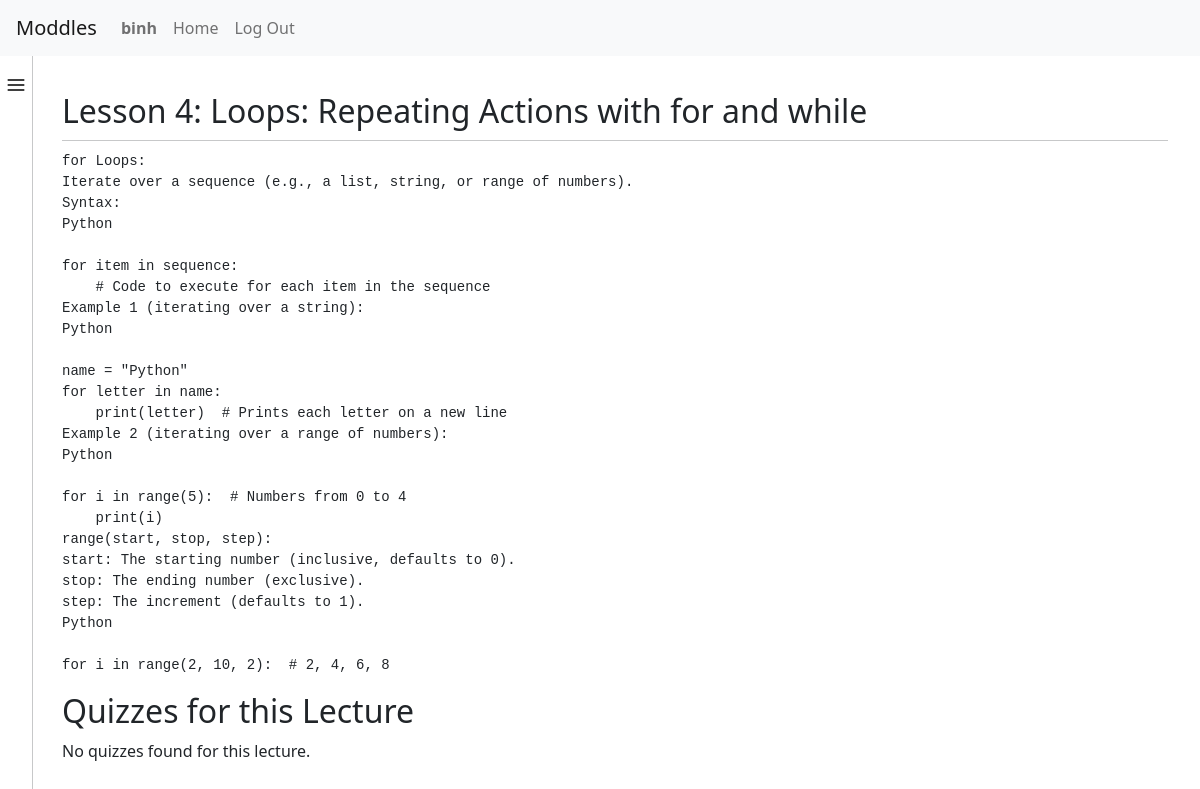
The page /course/lecture/4 (signed in) on the database its author committed.
### final_project/models.py (models this page shows, shortened)
class User(AbstractUser):
    full_name = models.CharField(max_length=255)
    ROLE_CHOICES = [
         ('student', 'Student'),
         ('teacher', 'Teacher')
    ]
    role = models.CharField(max_length=10, choices=ROLE_CHOICES)

class Lecture(models.Model):
    courses = models.ForeignKey(Course, on_delete=models.CASCADE, related_name='lectures')
    title = models.TextField(null=True)
    description = models.TextField(null=True)
    content = models.TextField()
    video_file = models.FileField(
        upload_to='lectures/videos/',
        blank=True,
        validators=[FileExtensionValidator(allowed_extensions=['mp4', 'mov', 'avi'])]
    )
    def get_all_quizzes(self):
        return self.quiz_of_lecture.all()

### final_project/views.py (the view, shortened to what this page needs)
# urls.py: path("course/lecture/<int:lecture_id>", views.lecture_views, name="lecture_views"),
def lecture_views(request, lecture_id):
    lecture = Lecture.objects.get(id=lecture_id)
    quizes = lecture.get_all_quizzes()
    print(" quizes: ", quizes)
    quizes_data = []
    return render(request, 'project/lecture.html', {
        'lecture': lecture,
        'is_owner': lecture.courses.owner == request.user,
        'quizes': quizes_data,
    })

### final_project/templates/project/lecture.html (shortened to what this page needs)
{% extends "project/layout.html" %}
{% load static %}
{% block body %}
    <div class="container position-relative">
        <h3 class="fs-2 mt-3">{{ lecture.title }}</h3>
        <hr style="margin-top: 10px; margin-bottom: 10px;">
        <div>
            <pre>{{ lecture.content|safe }}</pre>
        </div>
        <div id="quiz_container">
            <h2>Quizzes for this Lecture</h2>
            {% if quizes %}
                <ul style="list-style: none;">
                {% for quiz in quizes %}
                <li>
                    <a href="{% url 'quizes:quiz_view' lecture.id quiz.quiz.id %}" class="quiz-link">
                        <div class="quize">
                            {% if quiz.passed %}
                            <img src="{% static '/project/images/check-3278.svg' %}" alt="Correct Icon" width="20" height="20" style="vertical-align: middle; margin: 10px">
                            {% else %}
                            <img src="{% static '/project/images/task-svgrepo-com.svg' %}" alt="Quiz Icon" width="20" height="20" style="vertical-align: middle; margin: 10px">
                            {% endif %}
                            {{ quiz.quiz.name }}
                        </div>
                    </a>
                </li>
                {% endfor %}
                </ul>
            {% else %}
                <p>No quizzes found for this lecture.</p>
            {% endif %}
        </div>
    </div>
{% endblock %}

### final_project/templates/project/layout.html (shortened to what this page needs)
{% load static %}
<!DOCTYPE html>
<html lang="en">
    <head>
        <link href="https://cdn.jsdelivr.net/npm/select2@4.1.0-rc.0/dist/css/select2.min.css" rel="stylesheet" />
        <link href="https://cdn.jsdelivr.net/npm/bootstrap@5.2.3/dist/css/bootstrap.min.css" rel="stylesheet">
        <link href="{% static 'project/styles.css' %}" rel="stylesheet" />
    </head>
    <body>
        <nav id="navbar" class="navbar navbar-expand navbar-light bg-light px-3">
          <a class="navbar-brand" href="{% url 'index' %}">Moddles</a>
          <div>
            <ul class="navbar-nav mr-auto">
              {% if user.is_authenticated %}
              <li class="nav-item">
                <a class="nav-link" href="#">
                  <strong>{{ request.user.username }}</strong>
                </a>
              </li>
              <li class="nav-item">
                <a id="index" class="nav-link" href="{% url 'index' %}">Home</a>
              </li>
              <li class="nav-item">
                <a class="nav-link" href="{% url 'logout' %}">Log Out</a>
              </li>
              {% endif %}
            </ul>
          </div>
        </nav>
        <div class="d-flex" id="main-body" style="position: relative;">
          <div class="d-flex flex-column flex-shrink-0 p-3 bg-body-tertiary collapsed" id="sidebar" style="width: 280px; border-right: 1px solid rgb(199, 200, 201)">
            <div class="mb-3 d-flex justify-content-center">
              <button class="btn btn-sm " type="button" id="menu-toggle">
                <svg xmlns="http://www.w3.org/2000/svg" x="0px" y="0px" width="20" height="20" viewBox="0 0 24 24">
                  <path d="M 2 5 L 2 7 L 22 7 L 22 5 L 2 5 z M 2 11 L 2 13 L 22 13 L 22 11 L 2 11 z M 2 17 L 2 19 L 22 19 L 22 17 L 2 17 z"></path>
                </svg>
              </button>
            </div>
          </div>
          <div class="body flex-grow-1">{% block body %} {% endblock %}</div>
        </div>
      </body>
</html>

### final_project/static/project/styles.css (style rules this page uses)
.answer-container.btn-group-sm>.btn, .btn-sm { --bs-btn-padding-y: 0; }
#sidebar { position: fixed; top: 56px; bottom: 0; left: 0; z-index: 1000; overflow-y: auto; transition: width 0.3s ease; }
#sidebar.collapsed { width: 30px !important; min-width: 30px; padding: 0; border-right: none; overflow: hidden; }
.body.flex-grow-1 { margin-left: 280px; padding: 20px; transition: margin-left 0.3s ease; }
#sidebar.collapsed + .body.flex-grow-1 { margin-left: 30px; }
#navbar { position: sticky; top: 0; z-index: 100; }

### rows shown on the page
User: user.username "binh"
Lecture: title "Lesson 4: Loops: Repeating Actions with for and while", content "for Loops: Iterate over a sequence (e.g., a list, string, or range of numbers). Syntax: Python for item in sequence: # Code to execute for each item in the sequence Example 1 (iterating over a string): Python name = \"Python\" for letter in name: print(letter) # Prints each letter on a new line Example 2 (iterating over a range of numbers): Python for i in range(5): # Numbers from 0 to 4 print(i) range(start, stop, step): start: The starting number (inclusive, defaults to 0). stop: The ending number (exclusive). step: The increment (defaults to 1). Python for i in range(2, 10, 2): # 2, 4, 6, 8"
